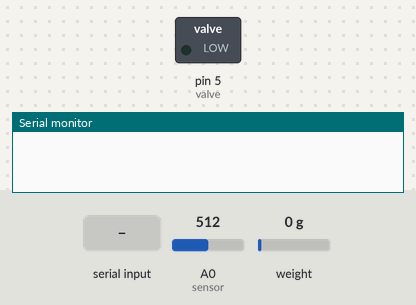
Recording of a sketch running on a simulated Arduino Uno, built with avr-gcc and run on an emulated ATmega328P. On the bench: switched loads named in the sketch (green lamp = pin HIGH), the last lines printed to the serial monitor. The test bench sets the inputs (shaded band); at power-on: A0 (sensor) = 512, weight on the scale 0 g.

Above: at 1.2 s.
1.3 s: "2" received over Serial
2.8 s: "90,45\n" received over Serial
At 3.6 s:
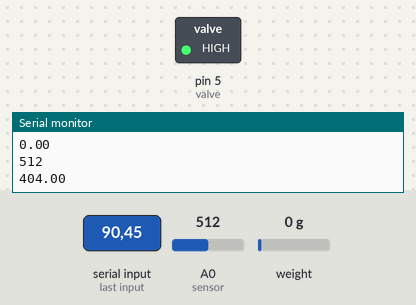
Timing chart, 0 to 13.6 s (numbered marks = the images above; inputs shaded):
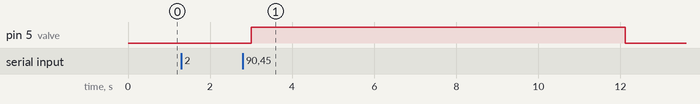

Measured:
- after the input at 2.8 s, pin 5 (valve): LOW → HIGH after 0.20 s, → LOW 9.1 s later

The sketch:

KneeTorqueTest.ino
```cpp
// (licence header left out)
#include "HX711.h" //this library can be obtained here http://librarymanager/All#Avia_HX711

#define LOADCELL_DOUT_PIN 8    //define the Serial Data Output Pin
#define LOADCELL_SCK_PIN 9     //define the Power Down and Serial Clock Input Pin
#define baud 57600
int valve = 5;                  //arduino pin connected to the valve. Attached to Pin 4 on the valve manifold.

HX711 scale;


int choose_branch; //initialize the variable "choose_branch"
float calibration_factor = -19780;
//initialized variable calibration_factor.
//calibration factor found using a separate arduino sketch
//called SLoadCell_CalibrationFactorSketch"


void setup() {
  pinMode(valve, OUTPUT);
  Serial.begin(baud);  //initialize arduino serial communication
  Serial.setTimeout(200);
  digitalWrite(valve, LOW);

  //initialize load cell
  scale.begin(LOADCELL_DOUT_PIN, LOADCELL_SCK_PIN);
  scale.set_scale(calibration_factor);
  //set the scale value
  //this value is used to convert the raw
  //data to "human readable" data.  Output units are in lbs


  scale.set_offset(-15750);
  //this sets the offset value to a known zero.
  //there is no need for taring the scale once the zero point is known for a scale in a
  //set configuration.
  //the Zero Factor -15750 was found using a separate Arduino Sketch
  //called "SLoadCell_ZeroFactorSketch"
}

void loop() {
  char choose_branch = '0';
  int total = 0; //variable to store how many data points to collect
  if (Serial.available() > 0) {     //if information is sent over serial from matlab]
    choose_branch = Serial.read();  //read the serial data into variable "choose_branch"
    if (choose_branch == '2') {     //if choose_branch is equal to '2', iterate through the following for loop

      Serial.println("running");    // tell matlab that the arduino recieved the protocol id
      String reading = "2";
      //initiate variable to store the serial data when it is being read

      while (true) {
        reading = Serial.readString();
        //read from serial
        //if the reading is anything but 2 then break and start collecting data (we need to ignore any value of '2' because matlab sends many instances
        //of the protocol id, so we want to make sure that it checks for the next unique value, which would be how many data points to collect)
        digitalWrite(LED_BUILTIN,LOW);
        if (reading.length() > 1 and reading != "2\n") {
          break;
        }

      }

      total = reading.toInt();     //convert the read string to an integer
      double start = millis();     //start timer
      double timer = 0;

      for (int i = 0; i < total; i++) {
        digitalWrite(valve,HIGH);               //open valve during testing
        timer = millis() - start;
        Serial.println(scale.get_units(), 2);   //scale.get_units() returns a float representing the force on the load cell
        Serial.println(analogRead(A0));         //reads raw pressure sensor data
        Serial.println(timer);                  //record time stamp of data collection

      }
    //  digitalWrite(valve, LOW);                 //close valve after testing
    //  delay(5000);

    } else {  //if there is no information to read over serial from matlab, wait...
    digitalWrite(valve,LOW);                  //close valve when no data is being sent over
    }
  }
  digitalWrite(valve,LOW);
}
```
